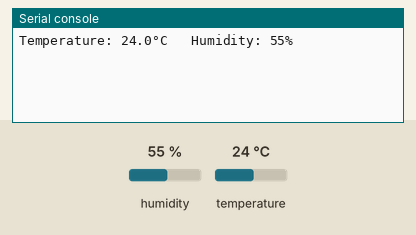
Bench run of a program on a simulated Raspberry Pi Pico running MicroPython. Shown: the last lines printed to the serial console. The test bench sets the inputs (shaded band); at power-on: humidity 55 %, temperature 24 °C.

Above: at 1.2 s.
1.3 s: humidity set to 22 %
At 2.6 s:
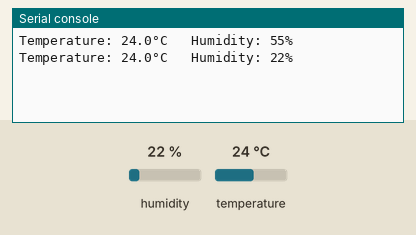
4.0 s: temperature set to 12 °C
At 4.9 s:
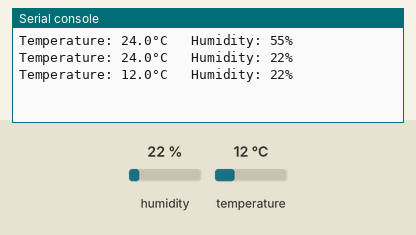
6.7 s: humidity set to 40 %
At 8.4 s:
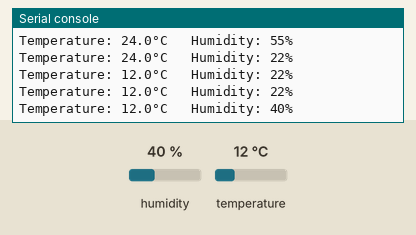
Timing chart, 0 to 9.9 s (numbered marks = the images above; inputs shaded):
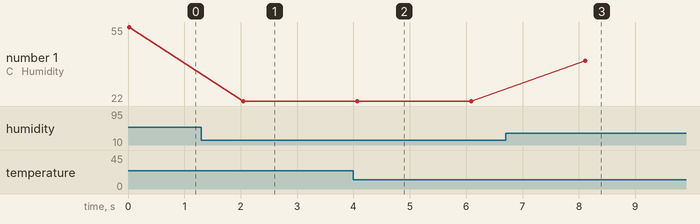

The program:

temperature.py
```python
from machine import Pin
from utime import sleep
from dht import DHT22

sensor = DHT22(Pin(2))

while True:
    sensor.measure()
    temp = sensor.temperature()
    hum = sensor.humidity()
    print(f"Temperature: {temp}°C   Humidity: {hum:.0f}% ")
    sleep(2)
```

Measured:
- after the input at 1.3 s, the serial console: prints a new line after 0.75 s (image 1)
- after the input at 4.0 s, the serial console: prints a new line after 0.07 s (image 2)
- after the input at 6.7 s, the serial console: prints a new line after 1.4 s (image 3)
- plotted number 1: 55 → 22 after the input at 1.3 s, 22 → 40 after the input at 6.7 s
